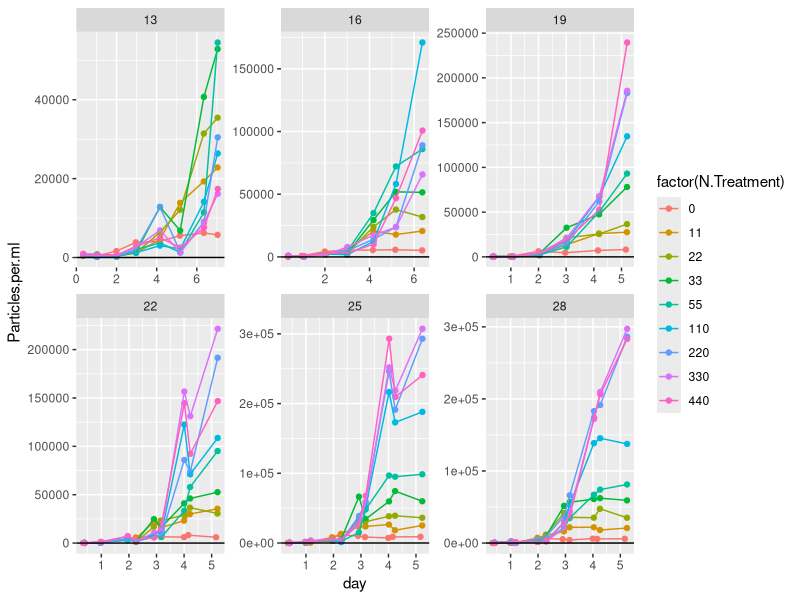
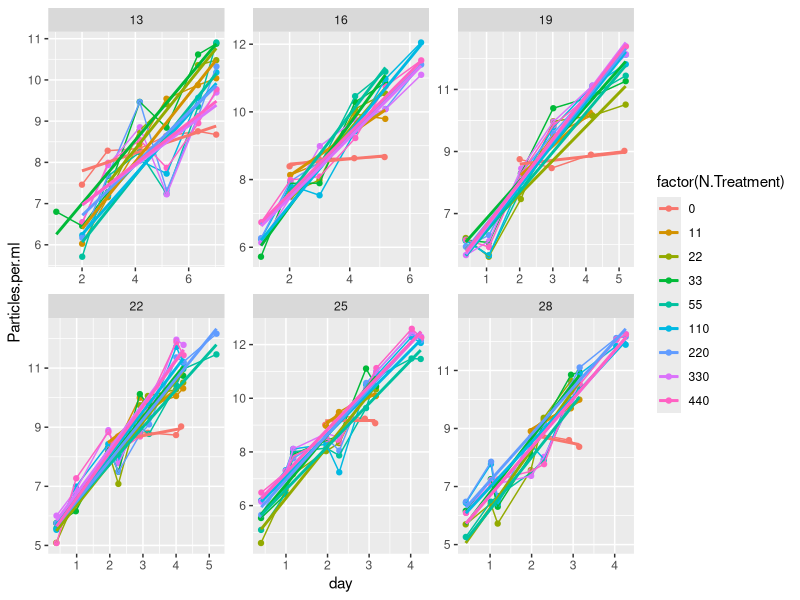
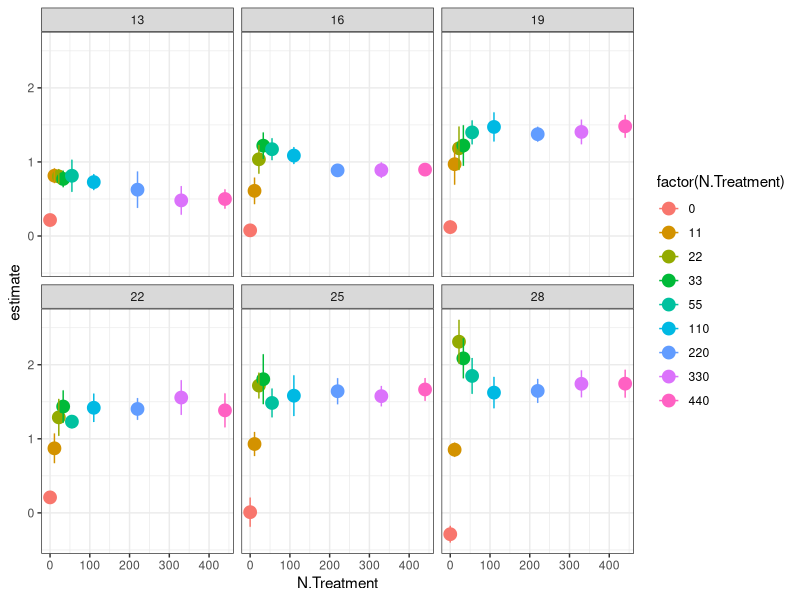

R code for these plots, in order: (Note: this script raises an error after producing the figures.)
library(tidyverse)
library(broom)
library(minpack.lm)
library(purrr)
library(stringr)

CH <- read_csv("data/monod_data/CH_15_08_02.csv")

#take raw data, add actual N concentrations
CHN<- CH %>% 	
  mutate(day = Hours.since.Innoc/24) %>% 
  mutate(N.Treatment = str_replace(N.Treatment, "1", "11")) %>%
  mutate(N.Treatment = str_replace(N.Treatment, "2", "22")) %>% 
  mutate(N.Treatment = str_replace(N.Treatment, "3", "33")) %>%
  mutate(N.Treatment = str_replace(N.Treatment, "4", "55")) %>%
  mutate(N.Treatment = str_replace(N.Treatment, "5", "110")) %>%
  mutate(N.Treatment = str_replace(N.Treatment, "6", "220")) %>%
  mutate(N.Treatment = str_replace(N.Treatment, "7", "330")) %>%
  mutate(N.Treatment = str_replace(N.Treatment, "8", "440")) %>%  
  mutate(N.Treatment = str_replace(N.Treatment, "1105", "55")) %>% 
  mutate(N.Treatment = as.numeric(N.Treatment))

#plot raw data 
CHN %>% 
  mutate(day = Hours.since.Innoc/24) %>% 
  #filter(Temperature==16) %>% 
  #mutate(Particles.per.ml = log(Particles.per.ml)) %>% 
  ggplot(data = ., aes(x = day, y = Particles.per.ml, color = factor(N.Treatment))) + geom_point() +
  facet_wrap( ~ Temperature, scales = "free") + geom_line() + geom_abline(slope = 1, intercept = 5)


#filter out data where K seems to have been reached beyond the variability expected by noise (quite arbitrary)
CHfiltered<- CH %>% 
  mutate(day = Hours.since.Innoc/24) %>% 
  filter(Temperature == 13 & N.Treatment == 8 & day>1.5 |
           Temperature == 13 & N.Treatment == 7 & day>1.5 |
           Temperature == 13 & N.Treatment == 6 & day>1.5| 
           Temperature == 13 & N.Treatment == 5 & day>1.5|
           Temperature == 13 & N.Treatment == 4 & day>1.5|
           Temperature == 13 & N.Treatment == 3 & day>0.5|
           Temperature == 13 & N.Treatment == 2 & day>2.5|
           Temperature == 13 & N.Treatment == 1 & day>1.5|
           Temperature == 13 & N.Treatment == 0 & day>1.5|
           Temperature == 16 & N.Treatment == 8 & day<7 & day>0.5|
           Temperature == 16 & N.Treatment == 7 & day<7 & day>0.5|
           Temperature == 16 & N.Treatment == 6 & day<7 & day>0.5| 
           Temperature == 16 & N.Treatment == 5 & day<7 & day>0.5|
           Temperature == 16 & N.Treatment == 4 & day<6 & day>1.5|
           Temperature == 16 & N.Treatment == 3 & day<6 & day>0.5|
           Temperature == 16 & N.Treatment == 2 & day<6 & day>1.5|
           Temperature == 16 & N.Treatment == 1 & day<6 & day>1.5|
           Temperature == 16 & N.Treatment == 0 & day<6 & day>1.5|
           Temperature == 19 & N.Treatment == 8 & day<6|
           Temperature == 19 & N.Treatment == 7 & day<6|
           Temperature == 19 & N.Treatment == 6 & day<6| 
           Temperature == 19 & N.Treatment == 5 & day<6|
           Temperature == 19 & N.Treatment == 4 & day<6|
           Temperature == 19 & N.Treatment == 3 & day<6 |
           Temperature == 19 & N.Treatment == 2 & day<6 |
           Temperature == 19 & N.Treatment == 1 & day<5 & day>1.5|
           Temperature == 19 & N.Treatment == 0 & day<6 & day>1.5|
           Temperature == 22 & N.Treatment == 8 & day<5 |
           Temperature == 22 & N.Treatment == 7 & day<5 |
           Temperature == 22 & N.Treatment == 6 & day<6 | 
           Temperature == 22 & N.Treatment == 5 & day<5 |
           Temperature == 22 & N.Treatment == 4 & day<6 |
           Temperature == 22 & N.Treatment == 3 & day<5 |
           Temperature == 22 & N.Treatment == 2 & day<5 |
           Temperature == 22 & N.Treatment == 1 & day<5 & day>1.5|
           Temperature == 22 & N.Treatment == 0 & day<5 & day>1.5|
           Temperature == 25 & N.Treatment == 8 & day<5 |
           Temperature == 25 & N.Treatment == 7 & day<5 |
           Temperature == 25 & N.Treatment == 6 & day<5 | 
           Temperature == 25 & N.Treatment == 5 & day<5 |
           Temperature == 25 & N.Treatment == 4 & day<4.5 |
           Temperature == 25 & N.Treatment == 3 & day<4 |
           Temperature == 25 & N.Treatment == 2 & day<4 |
           Temperature == 25 & N.Treatment == 1 & day<4 & day>1.5|
           Temperature == 25 & N.Treatment == 0 & day<3.8 & day>1.5|
           Temperature == 28 & N.Treatment == 8 & day<5 |
           Temperature == 28 & N.Treatment == 7 & day<5 |
           Temperature == 28 & N.Treatment == 6 & day<5 | 
           Temperature == 28 & N.Treatment == 5 & day<5 |
           Temperature == 28 & N.Treatment == 4 & day<4 |
           Temperature == 28 & N.Treatment == 3 & day<4 |
           Temperature == 28 & N.Treatment == 2 & day<4 |
           Temperature == 28 & N.Treatment == 1 & day<4 & day>1.5|
           Temperature == 28 & N.Treatment == 0 & day<3.8 & day>1.5)



#take filtered data, add actual N concentrations, plot monod curves
CHfilteredN<- CHfiltered %>% 	
  mutate(N.Treatment = str_replace(N.Treatment, "1", "11")) %>%
  mutate(N.Treatment = str_replace(N.Treatment, "2", "22")) %>% 
  mutate(N.Treatment = str_replace(N.Treatment, "3", "33")) %>%
  mutate(N.Treatment = str_replace(N.Treatment, "4", "55")) %>%
  mutate(N.Treatment = str_replace(N.Treatment, "5", "110")) %>%
  mutate(N.Treatment = str_replace(N.Treatment, "6", "220")) %>%
  mutate(N.Treatment = str_replace(N.Treatment, "7", "330")) %>%
  mutate(N.Treatment = str_replace(N.Treatment, "8", "440")) %>%  
  mutate(N.Treatment = str_replace(N.Treatment, "1105", "55")) %>% 
  mutate(N.Treatment = as.numeric(N.Treatment))

#plot filtered data - linear model fits...
CHfilteredN %>% 
  #filter(day>0.5) %>% 
  mutate(Particles.per.ml = log(Particles.per.ml+100)) %>% 
  ggplot(data = ., aes(x = day, y = Particles.per.ml, color = factor(N.Treatment))) + geom_point() +
  facet_wrap( ~ Temperature, scales = "free") + geom_line() + 
  geom_smooth(method=lm, se=FALSE) 

#plot monod curves with error
linear_r<-CHfilteredN %>% 
  mutate(Particles.per.ml = log(Particles.per.ml+100)) %>% 
  filter(day>0.5) %>% 
  group_by(N.Treatment, Temperature) %>% 
  do(tidy(lm(Particles.per.ml ~ day, data=.))) 
linear_r %>% 
  filter(term=="day") %>% 
  ggplot(aes(x = N.Treatment, y = estimate, color = factor(N.Treatment))) + geom_point(size = 4) +
  theme_bw() + facet_wrap( ~ Temperature) + 
  geom_errorbar(aes(ymin=estimate-std.error, ymax=estimate+std.error), width=.2)


write_csv(linear_r, "data-processed/CH_r_lm.csv")
ggsave("figures/CH_monod_curves.png")

#plot linear fit over raw data
linear_r_aug<- CHfilteredN %>% 
  mutate(Particles.per.ml = log(Particles.per.ml+100)) %>% 
  #filter(day>1.5) %>% 
  group_by(N.Treatment, Temperature) %>% 
  do(augment(lm(Particles.per.ml ~ day, data=.)))

CHN %>% 
  mutate(Particles.per.ml = log(Particles.per.ml)) %>% 
  filter(N.Treatment %in% c(0,11,22)) %>% 
  ggplot(data = ., aes(x = day, y = Particles.per.ml, color = factor(N.Treatment))) + 
  geom_point() +
  facet_wrap( ~ Temperature, scales = "free") + geom_line() + 
  geom_line(data=subset(linear_r_aug, linear_r_aug$N.Treatment %in% c(0,11,22)), aes(x=day, y=.fitted, colour=factor(N.Treatment)))
  #geom_line(data=linear_r_aug, aes(x=day, y=.fitted, colour=factor(N.Treatment)))


ggsave("figures/CH_linear_R_fits.png")

#fitting monod curve -------
CH_r_lm<-read_csv("data-processed/CH_r_lm.csv") #read in the data

CH_ks_umax<-CH_r_lm %>%
  filter(N.Treatment!=0) %>%
  filter(term=="day") %>% 
  group_by(Temperature) %>% 
  mutate(r_estimate=estimate) %>% 
  do(tidy(nls(r_estimate ~ umax* (N.Treatment / (ks+ N.Treatment)),
              data= .,  start=list(ks = 0.001, umax = 0.01), algorithm="port", lower=list(c=0, d=0),
              control = nls.control(maxiter=100, minFactor=1/204800000))))
write_csv(CH_ks_umax, "data-processed/CH_ks_umax.csv")

CH_ks_umax_fitted<-CH_r_lm %>%
  filter(N.Treatment!=0) %>%
  filter(term=="day") %>% 
  group_by(Temperature) %>% 
  mutate(r_estimate=estimate) %>% 
  do(augment(nls(r_estimate ~ umax* (N.Treatment / (ks+ N.Treatment)),
                 data= .,  start=list(ks = 0.001, umax = 0.01), algorithm="port", lower=list(c=0, d=0),
                 control = nls.control(maxiter=100, minFactor=1/204800000))))

#plot monod curves with fitted line
linear_r %>% 
  filter(term=="day") %>% 
  filter(N.Treatment!=0) %>%
  ggplot(aes(x = N.Treatment, y = estimate, color = factor(N.Treatment))) + geom_point(size = 4) +
  theme_bw() + facet_wrap( ~ Temperature) + 
  geom_errorbar(aes(ymin=estimate-std.error, ymax=estimate+std.error), width=.2) + 
  geom_line(data=CH_ks_umax_fitted, aes(x=N.Treatment, y=.fitted), color=1) 


#stat_function(fun = function(x) test$umax[3]*(x / (test$ks[3]+ x)))
#joey please help me draw line from a dataframe that parse out over plots by temperature

CH_ks_umax %>%
  filter(term=="umax") %>%
  ggplot(aes(x = Temperature, y = estimate)) + geom_point(size = 2) +
  geom_errorbar(aes(ymin=estimate-std.error, ymax=estimate+std.error), width=.2)

CH_ks_umax %>%
  filter(term=="ks") %>%
  ggplot(aes(x = Temperature, y = estimate)) + geom_point(size = 4) +
  geom_errorbar(aes(ymin=estimate-std.error, ymax=estimate+std.error), width=.2)


# plot R-star ------------
#R* = mKs / umax - m
#
#set m at 0.1
CH_umax<- CH_ks_umax %>%
  filter(term=="umax") 
CH_ks<- CH_ks_umax %>%
  filter(term=="ks") 
m<-rep(0.1, 6)
CH_umax$rstar_mean<-m * CH_ks$estimate / (CH_umax$estimate - m)
CH_umax %>%
  ggplot(aes(x = Temperature, y = rstar_mean)) + geom_point(size = 4) 

#next redo this by pulling 1000 iterations from umax and k estimates with norm dist with se
#write a function to draw random numbers with a boundary of 0:
rtnorm <- function(n, mean, sd, a = -Inf, b = Inf){
  qnorm(runif(n, pnorm(a, mean, sd), pnorm(b, mean, sd)), mean, sd)
}

CH_rstar_norm_summ<-data.frame(median=1:6, lci=1:6, uci=1:6, Temperature=CH_ks$Temperature)
for(i in 1:length(CH_umax$estimate)){
  rstar_norm<-(rtnorm(n=100, mean=CH_ks$estimate[i], sd=CH_ks$std.error[i], a=0, b=Inf)*m)/
    (rnorm(100, mean=CH_umax$estimate[i], sd=CH_umax$std.error[i])-m)
  CH_rstar_norm_summ[i,c(1:3)]<-quantile(rstar_norm, c(0.5, 0.05, 0.95))
}
write_csv(CH_rstar_norm_summ, "data-processed/CH_rstar.csv")

with(CH_rstar_norm_summ, plot(median~Temperature, ylim=c(0, max(uci)*1.2), ylab="R star, uM", las=1))
with(CH_rstar_norm_summ, segments(Temperature, lci, 
                                  Temperature, uci))




# previous coding working in non-logged data, fitting exponential curve

CHfilteredN %>% 
  group_by(Temperature, N.Treatment) %>% 
  do(tidy(nls(Particles.per.ml ~ 75 * (1+a)^(Hours.since.Innoc),
              data= .,  start=list(a=0.01),
              control = nls.control(maxiter=100, minFactor=1/204800000)))) %>% 
  ungroup() %>% 
  ggplot(aes(x = N.Treatment, y = estimate, color = factor(N.Treatment))) + geom_point(size = 4) +
  geom_line() + theme_bw() + facet_wrap( ~ Temperature)
ggsave("figures/CH_monod_curves.png")

CH_r <- CHfilteredN %>% 
  group_by(Temperature, N.Treatment) %>% 
  do(tidy(nls(Particles.per.ml ~ 75 * (1+a)^(Hours.since.Innoc),
              data= .,  start=list(a=0.01),
              control = nls.control(maxiter=100, minFactor=1/204800000)))) 

write_csv(CH_r, "data-processed/fitted_r_CH_from_2015.csv")


CHfilteredN %>% 
  group_by(Temperature, N.Treatment) %>% 
  do(tidy(nls(Particles.per.ml ~ 75 * (1+a)^(Hours.since.Innoc),
              data= .,  start=list(a=0.01),
              control = nls.control(maxiter=100, minFactor=1/204800000)))) %>% 
  ggplot(aes(x = Temperature, y = estimate, color = factor(Temperature))) + geom_point(size = 4) +
  geom_line() + theme_bw() + facet_wrap( ~ N.Treatment)
ggsave("figures/CH_TPC_by_nitrate_curves.png")


#set up the jacknifing
for (j in c(13, 16, 19, 22, 25, 28)){
  for (k in c(0, 11, 22, 33, 55, 110, 220, 440)){
    test<-subset(CHfilteredN, CHfilteredN$Temperature==j & CHfilteredN$N.Treatment==k)
    boot_r<-1:100
    for(i in 1:100){
      mod<-sample_n(test, length(test$day)-1) %>% #take a sample of 1 - total # of days
        do(tidy(nls(Particles.per.ml ~ 75 * (1+a)^(Hours.since.Innoc),
                    data= .,  start=list(a=0.01),
                    control = nls.control(maxiter=100, minFactor=1/204800000))))
      boot_r[i]<-mod$estimate
      name<-data.frame(a=unique(boot_r), Temperature=test$Temperature[1], N.Treatment=test$N.Treatment[1])
      assign(paste("CHboot_r_unique", test$Temperature[1], test$N.Treatment[1], sep ="_"), name)
    }
  }
}

# bind all of the objects that start with boot_r_unique
CH_unique_boots<-do.call("rbind", mget(ls(pattern="CHboot_r_unique")))

#plot the jacknifed data - monod
CH_unique_boots %>% 
  group_by(Temperature, N.Treatment) %>% 
  ggplot(aes(x = N.Treatment, y = a, color = factor(N.Treatment))) + geom_point(size = 2) +
  geom_line() + theme_bw() + facet_wrap( ~ Temperature)
ggsave("figures/CH_monod_jacknifed.png")
